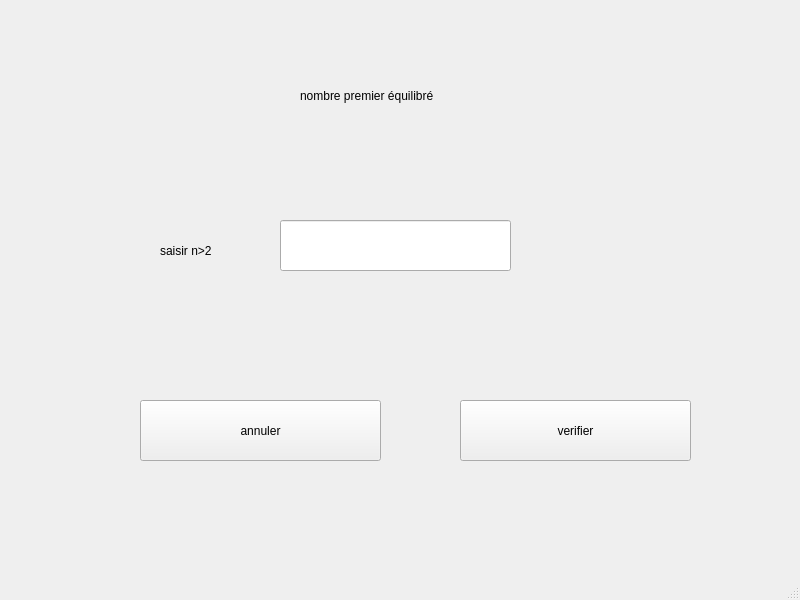
<?xml version="1.0" encoding="UTF-8"?>
<ui version="4.0">
 <class>MainWindow</class>
 <widget class="QMainWindow" name="MainWindow">
  <property name="geometry">
   <rect>
    <x>0</x>
    <y>0</y>
    <width>800</width>
    <height>600</height>
   </rect>
  </property>
  <property name="windowTitle">
   <string>MainWindow</string>
  </property>
  <widget class="QWidget" name="centralwidget">
   <widget class="QLabel" name="label">
    <property name="geometry">
     <rect>
      <x>300</x>
      <y>50</y>
      <width>241</width>
      <height>91</height>
     </rect>
    </property>
    <property name="text">
     <string>nombre premier équilibré</string>
    </property>
   </widget>
   <widget class="QLabel" name="res">
    <property name="geometry">
     <rect>
      <x>190</x>
      <y>480</y>
      <width>421</width>
      <height>81</height>
     </rect>
    </property>
    <property name="text">
     <string/>
    </property>
   </widget>
   <widget class="QPushButton" name="verifier">
    <property name="geometry">
     <rect>
      <x>460</x>
      <y>400</y>
      <width>231</width>
      <height>61</height>
     </rect>
    </property>
    <property name="text">
     <string>verifier</string>
    </property>
   </widget>
   <widget class="QLineEdit" name="vn">
    <property name="geometry">
     <rect>
      <x>280</x>
      <y>220</y>
      <width>231</width>
      <height>51</height>
     </rect>
    </property>
   </widget>
   <widget class="QLabel" name="label_3">
    <property name="geometry">
     <rect>
      <x>160</x>
      <y>230</y>
      <width>101</width>
      <height>41</height>
     </rect>
    </property>
    <property name="text">
     <string>saisir n&gt;2</string>
    </property>
   </widget>
   <widget class="QPushButton" name="annuler">
    <property name="geometry">
     <rect>
      <x>140</x>
      <y>400</y>
      <width>241</width>
      <height>61</height>
     </rect>
    </property>
    <property name="text">
     <string>annuler</string>
    </property>
   </widget>
  </widget>
  <widget class="QMenuBar" name="menubar">
   <property name="geometry">
    <rect>
     <x>0</x>
     <y>0</y>
     <width>800</width>
     <height>26</height>
    </rect>
   </property>
  </widget>
  <widget class="QStatusBar" name="statusbar"/>
 </widget>
 <resources/>
 <connections/>
</ui>
